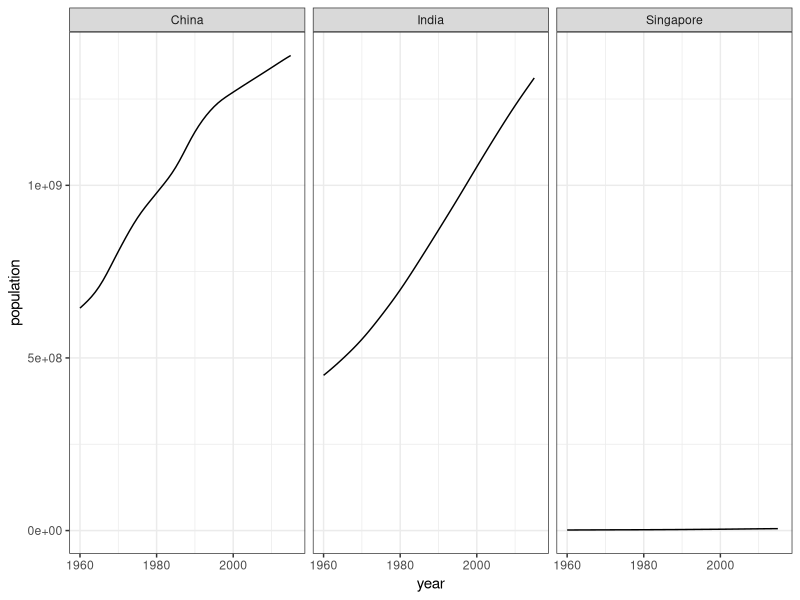
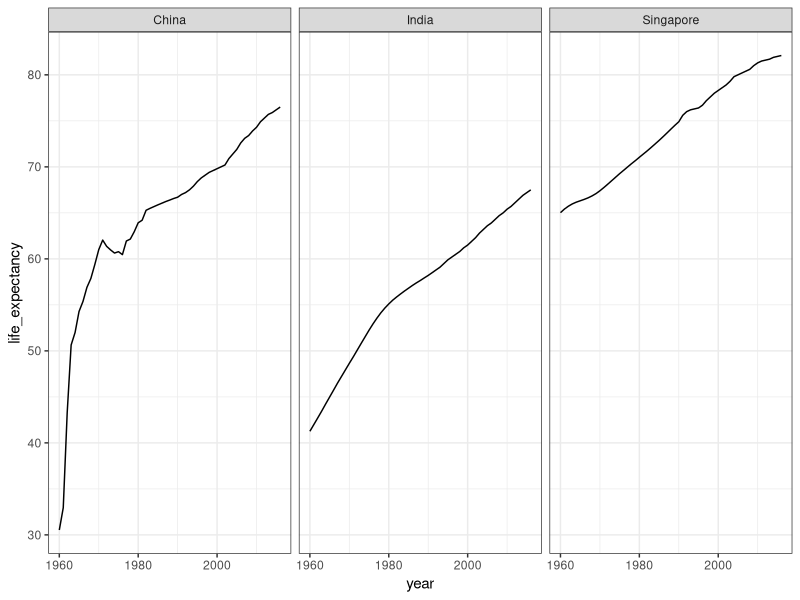

Source code (R) for these figures, in order:
library(dslabs)
library(ggplot2)
library(dplyr)
data("gapminder")
years = c(1970, 1985, 1990, 2000, 2010)
countries = c("India", "China", "Singapore")
asia_info <- filter(gapminder, continent=='Asia', year%in%years, !is.na(infant_mortality), !is.na(gdp))
region_groups <- asia_info%>%group_by(region)
med_summary <- region_groups %>% filter(year==2010)%>%summarise(mean_age=mean(life_expectancy), mean_children=mean(fertility), mean_gdp=mean(gdp))
#plot_1 <- asia_info %>% ggplot(aes(infant_mortality, life_expectancy, colour=region)) + geom_point() + facet_wrap(~year)
#plot_2 <- asia_info %>% ggplot(aes(fertility, life_expectancy, colour=region)) + geom_point() + facet_wrap(~year)
#plot_3 <- asia_info %>% ggplot(aes(fertility, population, colour=region)) + geom_boxplot() + scale_y_log10() + facet_wrap(~year)
#print(plot_1)
#print(plot_2)
#print(plot_3)
ds_theme_set()
data_india_china <- filter(gapminder, country%in%countries)
print(data_india_china)
data_india_china %>% ggplot(aes(year, population)) + geom_line()  + facet_grid(~country)  
data_india_china %>% ggplot(aes(year, life_expectancy)) + geom_line() + facet_grid(~country)  
